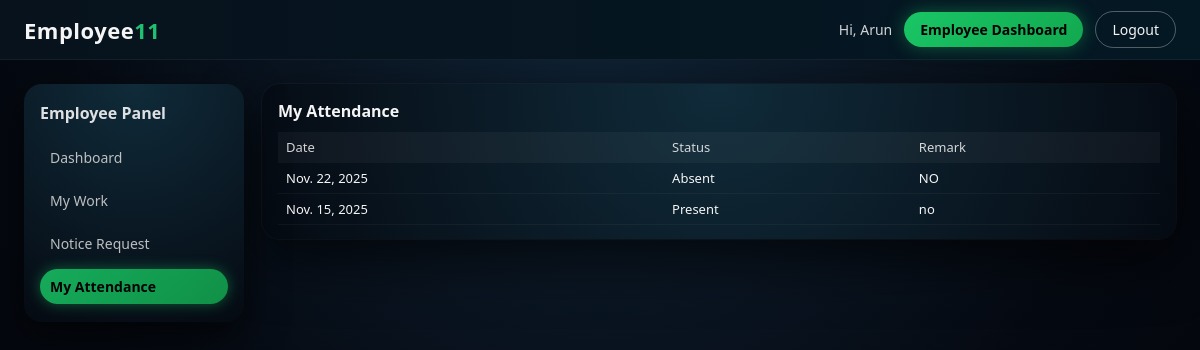
/employee/attendance/ (signed in), run on the app's committed database.
### ems/models.py (models this page shows, shortened)
class Attendance(models.Model):
    STATUS_CHOICES = [
        ('PRESENT', 'Present'),
        ('ABSENT', 'Absent'),
        ('LEAVE', 'Leave'),
    ]
    employee = models.ForeignKey(Employee, on_delete=models.CASCADE, related_name='attendance_records')
    date = models.DateField()
    status = models.CharField(max_length=20, choices=STATUS_CHOICES)
    remark = models.CharField(max_length=255, blank=True)
    class Meta:
        unique_together = ('employee', 'date')
        ordering = ['-date']

### ems/views.py (the view)
# urls.py: path('employee/attendance/', views.employee_attendance_view, name='employee_attendance'),
@login_required
@user_passes_test(is_employee)
def employee_attendance_view(request):
    employee = request.user.employee
    records = employee.attendance_records.order_by('-date')
    return render(request, 'employee/employee_attendance.html', {'records': records})

### ems/views.py (called while the page is built)
def is_employee(user):
    return user.is_authenticated and hasattr(user, 'employee') and not user.is_staff

### templates/employee/employee_attendance.html
{% extends 'base.html' %}
{% block content %}
<div class="layout">
    <aside class="sidebar">
        <h3 class="sidebar-title">Employee Panel</h3>
        <nav class="sidebar-nav">
            <a href="{% url 'employee_dashboard' %}" class="sidebar-link">Dashboard</a>
            <a href="{% url 'employee_work' %}" class="sidebar-link">My Work</a>
            <a href="{% url 'notice_request' %}" class="sidebar-link">Notice Request</a>
            <a href="{% url 'employee_attendance' %}" class="sidebar-link active">My Attendance</a>
        </nav>
    </aside>
    <section class="content">
        <div class="card">
            <h3 class="card-title">My Attendance</h3>
            <div class="table-wrapper">
                <table>
                    <thead>
                        <tr>
                            <th>Date</th>
                            <th>Status</th>
                            <th>Remark</th>
                        </tr>
                    </thead>
                    <tbody>
                        {% for r in records %}
                        <tr>
                            <td>{{ r.date }}</td>
                            <td>{{ r.get_status_display }}</td>
                            <td>{{ r.remark }}</td>
                        </tr>
                        {% empty %}
                        <tr><td colspan="3">No records</td></tr>
                        {% endfor %}
                    </tbody>
                </table>
            </div>
        </div>
    </section>
</div>
{% endblock %}

### templates/base.html (shortened to what this page needs)
{% load static %}
<!DOCTYPE html>
<html lang="en">
<head>
    <link rel="stylesheet" href="{% static 'css/style.css' %}">
</head>
<body class="app-bg">
    <header class="top-nav">
        <div class="logo">
            <a href="{% url 'home' %}" style="text-decoration:none;">
                <span class="logo-main">Employee</span><span class="logo-highlight">11</span>
            </a>
        </div>
        <div class="top-nav-right">
            {% if request.user.is_authenticated %}
                <span class="user-label">Hi, {{ request.user.username }}</span>
                {% if request.user.is_staff %}
                    <a href="{% url 'admin_dashboard' %}" class="btn btn-primary">
                        Admin Dashboard
                    </a>
                {% else %}
                    <a href="{% url 'employee_dashboard' %}" class="btn btn-primary">
                        Employee Dashboard
                    </a>
                {% endif %}
                <a href="{% url 'logout' %}" class="btn btn-outline">Logout</a>
            {% endif %}
        </div>
    </header>
    <main class="page-container">
        {% block content %}{% endblock %}
    </main>
</body>
</html>

### static/css/style.css (style rules this page uses)
* { box-sizing: border-box; margin: 0; padding: 0; }
body.app-bg { font-family: system-ui, -apple-system, BlinkMacSystemFont, 'Segoe UI', sans-serif; background: radial-gradient(circle at top, #102437 0, #050911 55%, #020308 100%); color: #f5f5f5; min-height: 100vh; }
a { color: inherit; text-decoration: none; }
.top-nav { height: 60px; padding: 0 24px; display: flex; align-items: center; justify-content: space-between; background: linear-gradient(90deg, #07121c, #041824); border-bottom: 1px solid rgba(255, 255, 255, 0.05); position: sticky; top: 0; z-index: 10; }
.logo { font-weight: 700; font-size: 22px; letter-spacing: 0.5px; }
.logo-main { color: #f5f5f5; }
.logo-highlight { color: #1fc171; }
.top-nav-right { display: flex; align-items: center; gap: 12px; font-size: 14px; }
.user-label { opacity: 0.85; }
.btn { padding: 8px 16px; border-radius: 999px; border: none; font-size: 14px; cursor: pointer; display: inline-flex; align-items: center; justify-content: center; transition: transform 0.1s ease, box-shadow 0.1s ease, background 0.2s ease; white-space: nowrap; }
.btn-primary { background: linear-gradient(135deg, #19c666, #12a84f); color: #000; font-weight: 600; box-shadow: 0 0 18px rgba(25, 198, 102, 0.4); }
.btn-outline { border: 1px solid rgba(255, 255, 255, 0.3); background: transparent; color: #f5f5f5; }
.page-container { padding: 24px; }
.layout { display: grid; grid-template-columns: 220px minmax(0, 1fr); gap: 18px; align-items: flex-start; }
.sidebar { background: radial-gradient(circle at top, #102b3a, #050a12); border-radius: 18px; padding: 18px 16px; box-shadow: 0 14px 40px rgba(0, 0, 0, 0.65); position: sticky; top: 80px; max-height: calc(100vh - 100px); }
.sidebar-title { font-size: 16px; margin-bottom: 16px; opacity: 0.9; }
.sidebar-nav { display: flex; flex-direction: column; gap: 8px; font-size: 14px; }
.sidebar-link { padding: 8px 10px; border-radius: 999px; color: #dcdcdc; opacity: 0.85; transition: background 0.15s ease, color 0.15s ease, transform 0.1s ease; }
.sidebar-link.active { background: linear-gradient(135deg, #19c666, #12a84f); color: #000; font-weight: 600; box-shadow: 0 0 14px rgba(25, 198, 102, 0.5); }
.content { display: flex; flex-direction: column; gap: 18px; }
.card { background: radial-gradient(circle at top, #102b3a, #050a12); border-radius: 18px; padding: 16px 16px 14px; box-shadow: 0 0 0 1px rgba(255, 255, 255, 0.03), 0 18px 60px rgba(0, 0, 0, 0.7); }
.card-title { margin-bottom: 10px; font-size: 16px; font-weight: 600; }
.table-wrapper { margin-top: 6px; overflow-x: auto; }
table { width: 100%; border-collapse: collapse; font-size: 13px; }
thead { background: rgba(255, 255, 255, 0.04); }
th, td { padding: 6px 8px; text-align: left; border-bottom: 1px solid rgba(255, 255, 255, 0.04); }
th { font-weight: 500; opacity: 0.85; }

### data on the page
Attendance: date "Nov. 22, 2025", status "Absent", remark "NO"
Attendance: date "Nov. 15, 2025", status "Present", remark "no"

### other printed values
{{ request.user.username }} "Arun"
